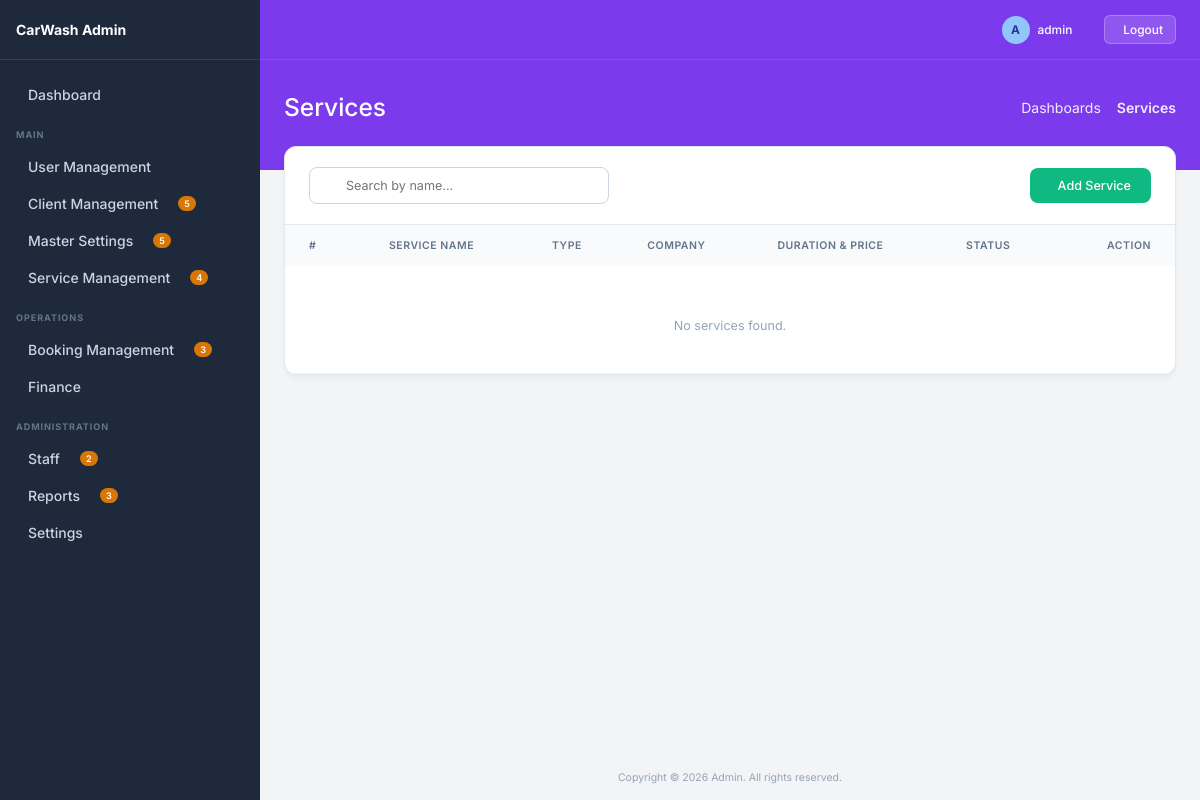
The app's page /services/ (signed in), older data.
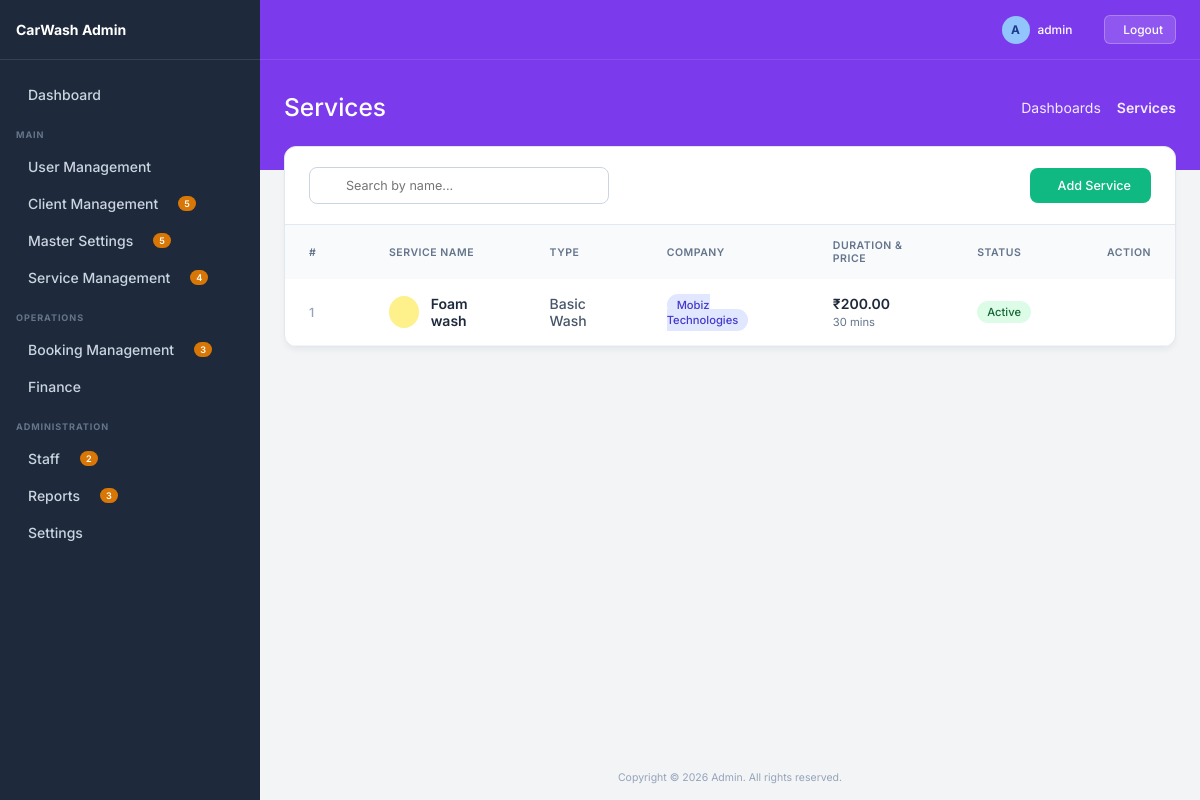
The same page, newer data.
### service_management/models.py (models this page shows, shortened)
class Service(BaseModel):
    company = models.ForeignKey('client_management.Client', on_delete=models.CASCADE)
    service_type = models.ForeignKey(ServiceType, on_delete=models.CASCADE)
    name = models.CharField(max_length=150)
    description = models.TextField(blank=True, null=True)
    price = models.DecimalField(max_digits=10, decimal_places=2)
    duration = models.IntegerField(help_text="Minutes")
    is_active = models.BooleanField(default=True)

class ServiceType(BaseModel):
    company = models.ForeignKey('client_management.Client', on_delete=models.CASCADE)
    name = models.CharField(max_length=100)
    description = models.TextField(blank=True, null=True)

### client_management/models.py (models this page shows, shortened)
class Client(BaseModel):
    company_name = models.CharField(max_length=200)
    owner_name = models.CharField(max_length=200)
    email = models.EmailField(blank=True, null=True)
    phone = models.CharField(max_length=50, blank=True, null=True)
    address = models.TextField(blank=True, null=True)
    status = models.BooleanField(default=True)
    gst_number = models.CharField(max_length=100, blank=True, null=True)
    country = models.ForeignKey('master.Country', on_delete=models.SET_NULL, blank=True, null=True)
    state = models.ForeignKey('master.State', on_delete=models.SET_NULL, blank=True, null=True)
    area = models.ForeignKey('master.Area', on_delete=models.SET_NULL, blank=True, null=True)

### service_management/views.py (the view)
# urls.py: path('services/', views.service_list, name='service_list'),
@login_required
def service_list(request):
    search = request.GET.get('search', '')
    queryset = Service.objects.filter(is_deleted=False).select_related('company', 'service_type').order_by('-date_added')
    if search:
        queryset = queryset.filter(name__icontains=search)
    paginator = Paginator(queryset, 10)
    page_obj = paginator.get_page(request.GET.get('page'))
    return render(request, 'service/list.html', {
        'page_obj': page_obj,
        'search': search,
        'title': 'Services'
    })

### service_management/templates/service/list.html (shortened to what this page needs)
{% extends 'base.html' %}
{% block page_title %}Services{% endblock %}
{% block breadcrumb_active %}Services{% endblock %}
{% block content %}
<div class="list-container">
    <div class="list-header">
        <form method="GET" class="search-wrapper">
            <input type="text" name="search" value="{{search}}" placeholder="Search by name..." class="search-input">
        </form>
        <a href="{% url 'service_create' %}" class="btn-create">
             Add Service
        </a>
    </div>
    <div style="overflow-x: auto;">
        <table class="premium-table">
            <thead>
                <tr>
                    <th style="width: 80px;">#</th>
                    <th>Service Name</th>
                    <th>Type</th>
                    <th>Company</th>
                    <th>Duration & Price</th>
                    <th>Status</th>
                    <th style="width: 120px; text-align: right;">Action</th>
                </tr>
            </thead>
            <tbody>
                {% for obj in page_obj %}
                <tr>
                    <td style="font-weight: 500; color: #94a3b8;">{{ forloop.counter }}</td>
                    <td style="font-weight: 600; color: #1e293b;">
                        <div style="display: flex; align-items: center; gap: 12px;">
                            <div style="width: 32px; height: 32px; border-radius: 50%; background: #fef08a; display: flex; align-items: center; justify-content: center; color: #854d0e;">
                            </div>
                            <div>
                                <div style="color: #1e293b;">{{ obj.name }}</div>
                            </div>
                        </div>
                    </td>
                    <td><span style="color: #475569; font-weight: 500;">{{ obj.service_type.name }}</span></td>
                    <td><span style="background: #e0e7ff; color: #4338ca; padding: 4px 10px; border-radius: 20px; font-size: 0.8rem; font-weight: 500;">{{ obj.company.company_name }}</span></td>
                    <td>
                        <div style="color: #1e293b; font-weight: 600;">₹{{ obj.price }}</div>
                        <div style="color: #64748b; font-size: 0.8rem;"> {{ obj.duration }} mins</div>
                    </td>
                    <td>
                        {% if obj.is_active %}
                            <span class="status-badge status-active">Active</span>
                        {% else %}
                            <span class="status-badge status-inactive">Inactive</span>
                        {% endif %}
                    </td>
                    <td style="text-align: right;">
                        <div style="display: flex; gap: 8px; justify-content: flex-end;">
                            <a href="{% url 'service_edit' obj.id %}" class="action-btn edit" title="Edit">
                            </a>
                            <a href="{% url 'service_delete' obj.id %}" onclick="return confirm('Delete this service?')" class="action-btn delete" title="Delete">
                            </a>
                        </div>
                    </td>
                </tr>
                {% empty %}
                <tr>
                    <td colspan="7" style="text-align:center; padding: 40px; color: #94a3b8;">
                        No services found.
                    </td>
                </tr>
                {% endfor %}
            </tbody>
        </table>
    </div>
</div>
{% endblock %}

Row changes from the older to the newer data that the page shows:
added Service: name "Foam wash", service_type.name "Basic Wash", company.company_name "Mobiz Technologies", price "200.00", duration "30", is_active "Active"
Text that changed along with them:
text no longer shown: "No services found."
